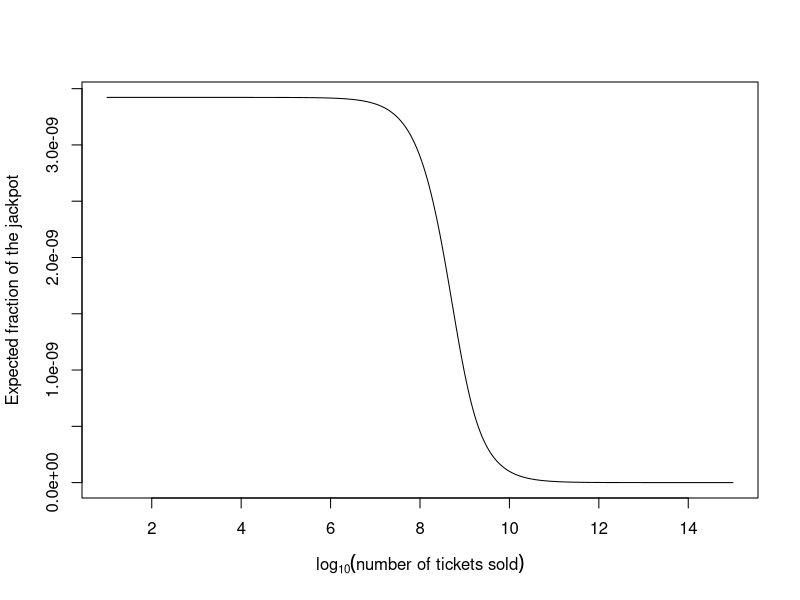

This chart was generated by the following R code:
## ---- chunk 1
knitr::opts_chunk$set(echo = TRUE)
## ---- chunk 2
n  <- seq(1, 15, length = 5000)
N <- 10^n
frac_jackpot = 1/(N+1) * (1 - (1-1/292201338)^(N+1))
plot(n, frac_jackpot, type="l", xlab=expression(log[10]("number of tickets sold")), ylab="Expected fraction of the jackpot")
